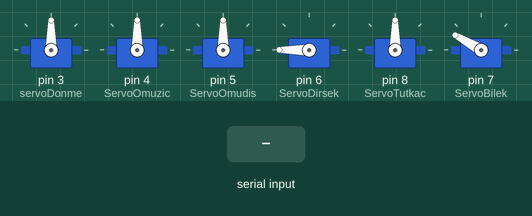
This sketch was run on a simulated Arduino Uno, built with avr-gcc and run on an emulated ATmega328P. Shown: 6 × servo. The test bench sets the inputs (shaded band).

Above: at 1.2 s.
1.3 s: "D,45\n" received over Serial
At 2.5 s:
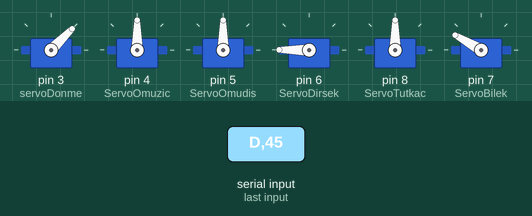
2.8 s: "O,45\n" received over Serial
At 3.8 s:
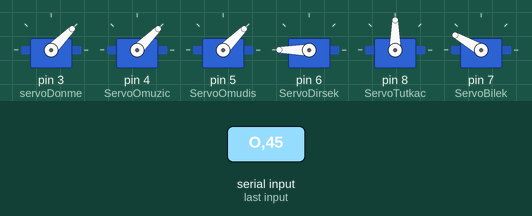
4.3 s: "D90\n" received over Serial
At 4.9 s:
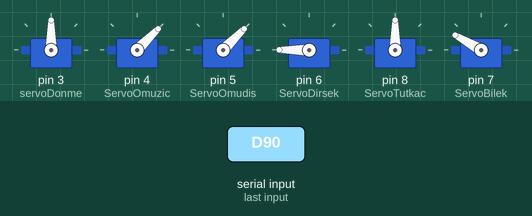
5.8 s: "R90\n" received over Serial
At 6.1 s:
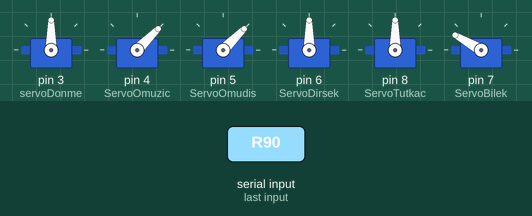
7.3 s: "O90\n" received over Serial
At 8.4 s:
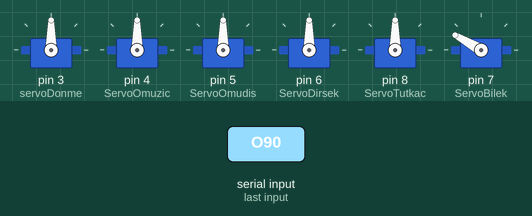
8.8 s: "R,45\n" received over Serial
At 9.6 s:
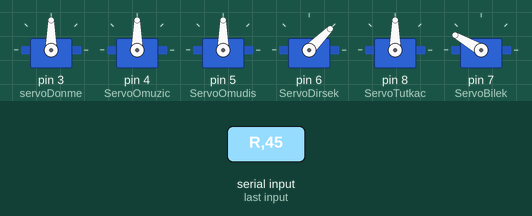
Timing chart, 0 to 11.3 s (numbered marks = the images above; inputs shaded):
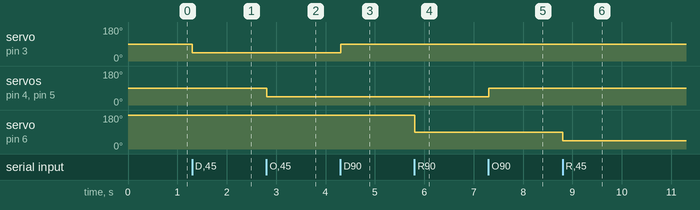

The sketch:

RobotKolArdunio_V1.ino
```cpp
#include <Servo.h>


Servo servoDonme;
Servo ServoOmuzic;

Servo ServoOmudis;

Servo ServoDirsek;

Servo ServoTutkac;
Servo ServoBilek;
char karakter;
bool ilk=true;

int aci;


void setup(){
  Serial.begin(9600);
  servoDonme.attach(3);
  ServoOmuzic.attach(4);
  ServoOmudis.attach(5);
ServoDirsek.attach(6);
ServoTutkac.attach(8);
  ServoBilek.attach(7);
}

void loop(){

if(ilk==true)
{
  ServoOmuzic.write(90);
ServoOmudis.write(90);
servoDonme.write(90);
ServoDirsek.write(180);
ServoBilek.write(150);
ilk=false;
  }

karakter=Serial.read();
  if(karakter=='D')
  {
aci=Serial.parseInt();
servoDonme.write(aci);
    }


 else if(karakter=='O')
  {
aci=Serial.parseInt();
ServoOmuzic.write(aci);
ServoOmudis.write(aci);
   }

  else if(karakter=='R')
  {
aci=Serial.parseInt();
ServoDirsek.write(aci);

   }
     else if(karakter=='T')
  {
aci=Serial.parseInt();
ServoTutkac.write(aci);

   }  else if(karakter=='B')
  {
    aci=Serial.parseInt();
    ServoBilek.write(aci);

   }
}
```

Measured:
- after the input at 1.3 s, servo on pin 3 (servoDonme): 90° → 45° at once
- after the input at 2.8 s, servo on pin 4 (ServoOmuzic), servo on pin 5 (ServoOmudis): 90° → 45° at once
- after the input at 4.3 s, servo on pin 3 (servoDonme): 45° → 90° at once
- after the input at 5.8 s, servo on pin 6 (ServoDirsek): 180° → 90° at once
- after the input at 7.3 s, servo on pin 4 (ServoOmuzic), servo on pin 5 (ServoOmudis): 45° → 90° at once
- after the input at 8.8 s, servo on pin 6 (ServoDirsek): 90° → 45° at once
